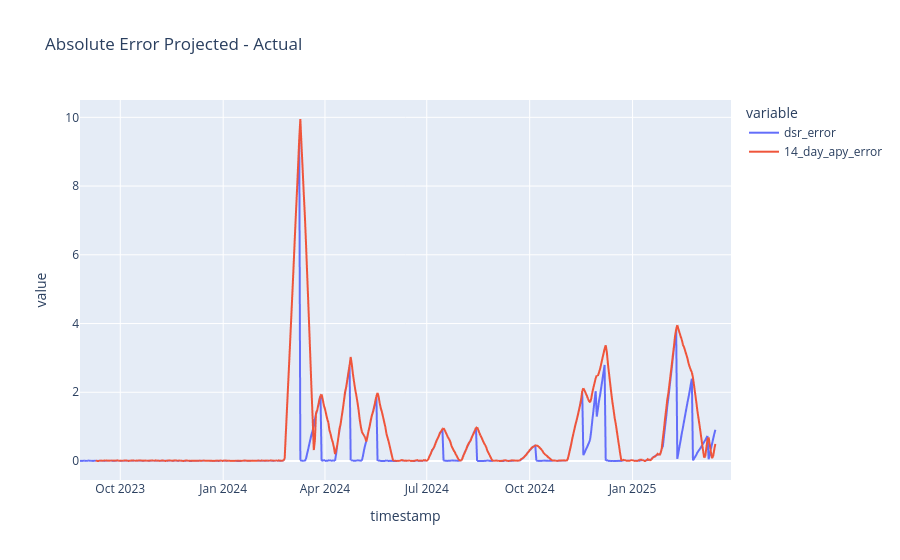

The cell this chart's notebook holds for it:
### Code cell
px.line(df[['dsr_error', '14_day_apy_error' ]].abs(), title='Absolute Error Projected - Actual')

### Figure 1 — Plotly figure (JSON) as saved in the notebook; plotly's stock layout.template omitted (floating-point values rounded to 4 significant figures; data arrays with more than 128 entries replaced by an {"elided": "..."} marker saying what was removed)
{"data": [{"hovertemplate": "variable=dsr_error<br>timestamp=%{x}<br>value=%{y}<extra></extra>", "legendgroup": "dsr_error", "line": {"color": "#636efa", "dash": "solid"}, "marker": {"symbol": "circle"}, "mode": "lines", "name": "dsr_error", "showlegend": true, "type": "scattergl", "x": {"elided": "583 str values"}, "xaxis": "x", "y": {"elided": "583 float values"}, "yaxis": "y"}, {"hovertemplate": "variable=14_day_apy_error<br>timestamp=%{x}<br>value=%{y}<extra></extra>", "legendgroup": "14_day_apy_error", "line": {"color": "#EF553B", "dash": "solid"}, "marker": {"symbol": "circle"}, "mode": "lines", "name": "14_day_apy_error", "showlegend": true, "type": "scattergl", "x": {"elided": "583 str values"}, "xaxis": "x", "y": {"elided": "583 float values"}, "yaxis": "y"}], "layout": {"legend": {"title": {"text": "variable"}, "tracegroupgap": 0}, "title": {"text": "Absolute Error Projected - Actual"}, "xaxis": {"anchor": "y", "domain": [0, 1], "title": {"text": "timestamp"}}, "yaxis": {"anchor": "x", "domain": [0, 1], "title": {"text": "value"}}}}
